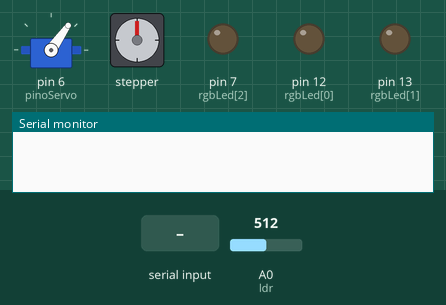
Bench run of a sketch on a simulated Arduino Uno, built with avr-gcc and run on an emulated ATmega328P. Shown: servo, stepper motor, output pins drawn as LEDs (lit = HIGH), the last lines printed to the serial monitor. The test bench sets the inputs (shaded band); at power-on: A0 (ldr) = 512. Stepper angles assume 7 steps per turn.

Above: at 1.2 s.
1.3 s: "1" received over the second serial link
At 3.45 s:
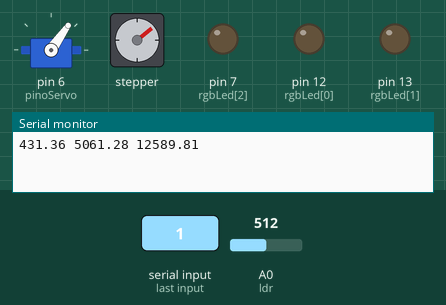
At 14.1 s:
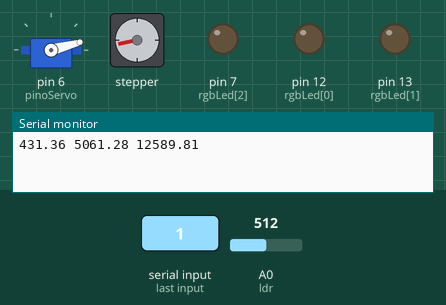
Timing chart, 0 to 36.3 s (numbered marks = the images above; inputs shaded):
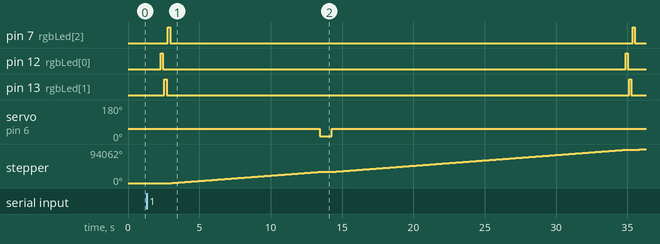

Measured:
- after the input at 1.3 s, pin 7 (rgbLed[2]): alternates HIGH for 0.15 s and LOW for 32.4 s, starting after 1.5 s; pin 12 (rgbLed[0]): alternates HIGH for 0.15 s and LOW for 32.4 s, starting after 1.0 s

The sketch:

separador.ino
```cpp
#include <SoftwareSerial.h>
#include <Stepper.h>
#include <Servo.h>
//constantes para as entradas
#define ldr A0
#define rx 2
#define tx 3
#define pinoServo 6
#define graus 50
#define ang 55

Servo servo;
Stepper motor(360/graus, 8, 10, 9, 11);
SoftwareSerial bt(rx, tx);

//Matriz de floats para armazenar o valor das cores e a angulacao correspondente
float rgb[] = {0,0,0};
float matrizBranco[] = {364,346,174};
float matrizPreto[] = {150,155,96};
int mov = 0;
int retorno = 0;

//Variável para armazenar a média das leitura e da cor do m&m atual
int mediaLeituras;
int corAtual = 0;
String estado = "";
boolean jaCalibrou = false;
int rgbLed[] = {12, 13, 7};
boolean enviar = false;

void setup() {
  for (int i = 0; i < 3; i++)
    pinMode(rgbLed[i], OUTPUT);
  pinMode(ldr, INPUT);
  motor.setSpeed(500);
  servo.attach(pinoServo);
  Serial.begin(9600);
  servo.write(ang);
  bt.begin(9600);
}

void loop() {
  if (bt.available())
  {
    estado = bt.readString();
  }
  if (estado == "1")
  {
    lerValores();
  }
  else
  {
    //já que está pausado ou parado, não acontece nada
  }
}

void mediaSensor(int n)
{
  int val;
  int soma;
  for (int i = 0; i < n; i++)
  {
    val = analogRead(ldr);
    soma += val;
    delay(10);
  }
  mediaLeituras = soma/n;
}
void lerValores()
{
  if (jaCalibrou)
  {
    //Calibrando o branco!
    Serial.println("Calibrando o branco");
    delay(5000);
    for(int i = 0; i < 3; i++)
    {
      digitalWrite(rgbLed[i],HIGH);
      delay(100);
      mediaSensor(5);
      matrizBranco[i] = mediaLeituras;
      digitalWrite(rgbLed[i],LOW);
      delay(100);
    }

    //Calibrando o preto!
    Serial.println("Calibrando o preto");
    delay(10000);
    for (int i = 0; i < 3; i++)
    {
      digitalWrite(rgbLed[i],HIGH);
      delay(100);
      mediaSensor(5);
      matrizPreto[i] = mediaLeituras;
      digitalWrite(rgbLed[i],LOW);
      delay(100);
    }

    //Avisa que a calibragem foi feita
    Serial.println("Sensor Calibrado");
    delay(3000);
    jaCalibrou = true;
    Serial.print("Branco: ");
    Serial.print(matrizBranco[0]);
    Serial.print(" ");
    Serial.print(matrizBranco[1]);
    Serial.print(" ");
    Serial.println(matrizBranco[2]);
    Serial.print("preto: ");
    Serial.print(matrizPreto[0]);
    Serial.print(" ");
    Serial.print(matrizPreto[1]);
    Serial.print(" ");
    Serial.println(matrizPreto[2]);
  }
  for (int i = 0; i < 3; i++)
  {
      digitalWrite(rgbLed[i], HIGH);
      delay(100);
      mediaSensor(5);
      rgb[i] = mediaLeituras;
      float diffCinza = matrizBranco[i] - matrizPreto[i];
      rgb[i] = (rgb[i] - matrizPreto[i])/(diffCinza)*255;
      digitalWrite(rgbLed[i], LOW);
      delay(100);
  }
  //rgb[0] - red
  //rgb[1] - green
  //rgb[2] - blue
  if (rgb[0] > rgb[1] && rgb[0] > rgb[2]) //se o vermelhor for o maior de todos, a cor do m&m pode ser: vermelho, laranja ou amarelo
  {
    //cor quente
    corAtual = 1;
  }
  else // se o verde ou azul for o maior, o m&m tem uma cor fria
  {
    //cor fria
    corAtual = 2;
  }
  Serial.print(rgb[0]);
  Serial.print(" ");
  Serial.print(rgb[1]);
  Serial.print(" ");
  Serial.println(rgb[2]);
  if (enviar)
  {
    bt.println(corAtual);
    bt.flush();
  }
  mov = 300 + (corAtual==1?130:300);
  motor.step(mov); //gira o motor de passo com a angulacao desejada de acordo com a cor do m&m
  //delay(1000);
  servo.write(15);
  delay(850);
  servo.write(ang);
  retorno = 1790 - mov;
  motor.step(retorno); //motor de passo volta a posicao inicial
  //delay(1500);
  mov = 0;
  retorno = 0;
  enviar = true;
}
```
